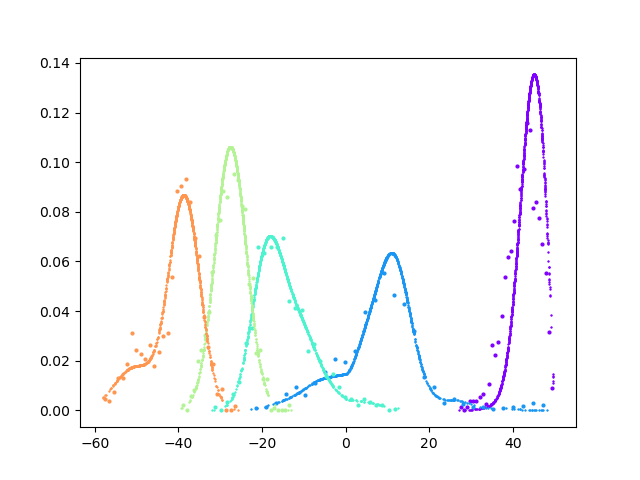

Write the Python code that produced this figure.
from __future__ import print_function
import pandas as pd
import numpy as np
import random
import math
import pickle
from numpy.polynomial.hermite import hermgauss
#import tensorflow as tf
import tensorflow.compat.v1 as tf
tf.disable_v2_behavior()
from femodel_tf_optimizer import femodel_tf_optimizer
import os, sys
import argparse


class femodel(femodel_tf_optimizer):
    """
    Class to optimize analytic binding free energy model with Tensorflow
    """
    kBT = 1.986e-3*300.0
    epsim = tf.constant(1.e-8, dtype=tf.float64)
    
    """    
    Rational soft-core function.

    Special case: when $u_c = 0$, 
    $$
    u_{\rm sc,0}(u)=
    \begin{cases}
    u                                                         & u \le 0 \\
    u_{\rm max} f_{\rm sc}(y)                                 & u  >  0
    \end{cases}
    $$
    with
    $$
    y = \frac{u}{u_{\rm max}}
    $$
    $$
    f_{\rm sc}(y) = \frac{z(y)^{a}-1}{z(y)^{a}+1} \, ,
    $$
    and
    $$
    z(y)=1+2 y/a + 2 (y/a)^2
    $$
    
    Inverse: $u = u_{\rm sc,0}$ for $u \le 0$. For $u > 0$:
    $$
    f_{\rm sc} = u_{\rm sc,0}/{u_{\rm max}}
    $$
    $$
    z = \left( \frac{1 + f_{\rm sc}}{1 - f_{\rm sc}}  \right)^(1/a)
    $$
    y = \frac{a}{2} \left( \sqrt{2 z - 1} -1  \right)
    $$
    $$
    u = u_{\rm max} y
    $$

    The derivative is:
    $$
    \frac{d u_{\rm sc,0}(u) }{du} = \frac{4 z^{a - 1}{(z^a + 1)^2} ( 1 + 2 \frac{y}{a} )
    $$
    for $u > 0$ and $1$ otherwise

    The general case $u_c \ne 0$ is obtained by shifting $u_{\rm sc}(u)$ up by $u_c$ and right by $u_c$:
    $$
    u_{\rm sc}(u) = u_{\rm sc,0}(u - u_c) + u_c
    $$
    For consistency, $u_{\rm max}$ is also shifted up by $u_c$. So the general case $u_c \ne 0$ is obtained
    by the special case $u_c = 0$ by the replacements
    $$
    u \rightarrow u - u_c
    $$
    $$
    u_{\rm max} \rightarrow u_{\rm max} - u_c
    $$

    Inverse for the general case: same as for the special case with the replacements above and:
    $$
    u = ( u_{\rm max} - u_c ) y + u_c
    $$

    Using the chain rule, the derivative for the general case has the same expression as the special case
    with the same replacements.
    

    """
    alphasc = tf.constant(1./16.,dtype=tf.float64)
    umaxsc = tf.constant(50.0/kBT, dtype=tf.float64)
    ubcore = tf.constant(0.0/kBT, dtype=tf.float64)
    def inverse_soft_core_function(self,usc):
        uno = tf.ones([tf.size(usc)], dtype=tf.float64)
        usc_safe1 = tf.where(usc < femodel.ubcore + femodel.epsim,       uno*(femodel.ubcore + femodel.epsim), usc)
        usc_safe2 = tf.where(usc_safe1 > femodel.umaxsc - femodel.epsim, uno*(femodel.umaxsc - femodel.epsim), usc_safe1)
        fsc = (usc_safe2-femodel.ubcore)/(femodel.umaxsc-femodel.ubcore)
        z = tf.math.pow((1.+fsc)/(1.-fsc), 1./femodel.alphasc)
        y = 0.5*femodel.alphasc*(-1.0 + tf.math.sqrt(2.*z - 1.))
        return tf.where(usc <= femodel.ubcore,
                        usc,
                        femodel.ubcore + (femodel.umaxsc - femodel.ubcore)*y)
    
    def der_soft_core_function(self,u):# dusc/du
        y = (u - femodel.ubcore)/(femodel.umaxsc-femodel.ubcore)
        z = 1 + 2.*y/femodel.alphasc + 2.*tf.math.pow(y/femodel.alphasc,2)
        za = tf.math.pow(z,femodel.alphasc)
        return tf.where(u <= femodel.ubcore,
                        tf.ones([tf.size(u)], dtype=tf.float64),
                        (4*(za/z)/tf.math.pow((za+1),2))*(1 + 2.*y/femodel.alphasc))

    def alchemical_potential_x(self, lmbds, xscbind):
        return tf.math.log(1. + tf.math.exp(- (xscbind[:,None]-lmbds['u0'][None,:]) * lmbds['alpha'][None,:])) * ((lmbds['Lambda2'][None,:] - lmbds['Lambda1'][None,:])/(lmbds['alpha'][None,:]+self.eps)) + xscbind[:,None] * lmbds['Lambda2'][None,:] + lmbds['w0'][None,:]
    
    def alchemical_potential(self, lmbds, uscbind):
        # self.eps is there to cover the case lambda1 = lambda2 and alpha = 0 in which case we have a linear alchemical potential
        return ((lmbds['Lambda2'] - lmbds['Lambda1'])/(lmbds['alpha']+self.eps))*tf.math.log(1. + tf.math.exp(-lmbds['alpha']*(uscbind-lmbds['u0']))) + lmbds['Lambda2']*uscbind + lmbds['w0']

if __name__ == '__main__':

    parser = argparse.ArgumentParser()
    parser.add_argument("-o", "--optimize", action="store_true", default=0,
                        help="Optimize parameters. Otherwise plot only.")
    parser.add_argument("-c", "--ncycles", type=int, default=100,
                        help="Number of optimization cycles")
    parser.add_argument("-n", "--nsteps", type=int, default=10,
                        help="Number of optimization steps in each cycle")
    parser.add_argument("-r", "--restart", action="store_true", default=0,
                        help="Restart optimization from the parameters saved in the pickle restart file")
    parser.add_argument("-b", "--basename",
                        help="Basename of the optimization job. Defaults to basename of this script.")
    parser.add_argument("-d", "--datafile", default="repl.cycle.potE.temp.lambda.ebind.lambda1.lambda2.alpha.u0.w0.dat",
                        help="Data file")
    parser.add_argument("-l", "--leg", type=float, default=1.0,
                        help="Value of state ID at which to plot the distributions")
    parser.add_argument("-s", "--stateID", nargs="+", type=int, default=0,
                        help="Values of state ID at which to plot the distributions")
    args = parser.parse_args()
    
    restart = args.restart
    production = args.optimize
    testarea = not production

    if args.basename:
        basename = args.basename
    else:
        basename = os.path.basename(os.path.splitext(sys.argv[0])[0])
        
    datafile = args.datafile
    ncycles = args.ncycles
    nsteps = args.nsteps
    states = args.stateID
    
    leg = args.leg

    print("Leg = ", leg)
    if leg == 1:
        direction = leg
    else:
        direction = -1.0
    print("Direction = ", direction)

    sdm_data_raw = pd.read_csv(datafile, delim_whitespace=True,
                           header=None,names=["cycle", "stateID", "temp", "direct", "Lambda1",
                                              "Lambda2", "alpha", "u0", "w0", "potE", "ebind", "bias"])

    lam_col = []
    for row in sdm_data_raw['stateID']:
        lam = 0.05*row
        if (lam > 0.5):
            lam = lam - 0.05
        lam_col.append(lam)

    sdm_data_raw.insert(2, "Lambda", lam_col)

    #print(sdm_data_raw)

    sdm_data = sdm_data_raw[sdm_data_raw["direct"] == direction]

    #print(sdm_data)

    temperature = 300.0
    kT = 1.986e-3*temperature # [kcal/mol]
    beta = 1./kT

    nmodes = 3

    reference_params = {}
    reference_params['ub'] = [  -15.40*beta, -6.67*beta, -5.17*beta ]
    reference_params['sb'] = [ 3.72*beta,  4.5*beta, 5.2*beta ]
    reference_params['pb'] = [ 9.38e-7, 1.91e-8, 7.91e-12 ]
    reference_params['elj'] = [ 1.1*beta, 1.1*beta, 1.1*beta ]
    reference_params['uce'] = [ 1.1,    1.1, 1.1 ]
    reference_params['nl']  = [   10,    20, 30 ]
    reference_params['wg'] =  [ 1.26e-4, 2.72e-2, 9.73e-1 ]
    
    scale_params = {}
    scale_params['ub'] =  [ 1.*beta, 1.*beta, 1.*beta ]
    scale_params['sb'] =  [ 0.1*beta, 0.1*beta, 0.1*beta ]
    scale_params['pb'] =  [ 1.e-7, 1.e-8, 1.e-12  ]
    scale_params['elj'] = [ 1*beta, 1*beta, 1*beta ]
    scale_params['uce'] = [ 1, 1, 1 ]
    scale_params['nl']  = [ 1, 1, 1 ]
    scale_params['wg'] =  [ 1.e-4, 1.e-2, 1.e-1 ]

    range_params = {}
    range_params['ub'] = [ (-30*beta, 30.0*beta), (-30.0*beta, 30.0*beta), (-30.0*beta, 30.0*beta) ]
    range_params['sb'] = [ (2.0*beta, 8.0*beta), (2.0*beta, 8.0*beta), (2.0*beta, 8.0*beta) ]
    range_params['pb'] = [ (0.0, 1.0), (0.0, 1.0), (0.0, 1.0) ]
    range_params['elj'] = [ (1*beta, 20.0*beta), (1*beta, 20.0*beta), (1*beta, 20.0*beta) ]
    range_params['uce'] = [ (1.0, 10.0), (1.0, 10.0), (1.0, 10.0) ]
    range_params['nl'] = [ (3.0, 60.0), (3.0, 60.0), (3.0, 60.0) ]
    
    learning_rate = 0.05

    discard = 500
    
    xparams = {}
    if restart:
        with open(basename + '.pickle', 'rb') as f:
            best_ubx, best_sbx, best_pbx, best_ex, best_ucx, best_nlx, best_wgx = pickle.load(f)
            xparams['ub'] = best_ubx
            xparams['sb'] = best_sbx
            xparams['pb'] = best_pbx
            xparams['elj']   = best_ex
            xparams['uce']  = best_ucx
            xparams['nl']  = best_nlx
            xparams['wg'] = best_wgx
    else:
        xparams['ub']  = [0. for i in range(nmodes) ]
        xparams['sb']  = [0. for i in range(nmodes) ]
        xparams['pb']  = [0. for i in range(nmodes) ]
        xparams['elj']   = [0. for i in range(nmodes) ]
        xparams['uce']  = [0. for i in range(nmodes) ]
        xparams['nl']  = [0. for i in range(nmodes) ]
        xparams['wg']  = [0. for i in range(nmodes) ]

    fe_optimizer = femodel(sdm_data, reference_params, temperature, range_params=range_params,
                  xparams=xparams, scale_params=scale_params, discard=discard, learning_rate=learning_rate)
                                        
    variables = [ fe_optimizer.ubx_t, fe_optimizer.sbx_t , fe_optimizer.ex_t, fe_optimizer.ucx_t, fe_optimizer.nlx_t, fe_optimizer.wgx_t, fe_optimizer.pbx_t ]
    
    #----- test area ----------------

    tf.logging.set_verbosity(tf.logging.ERROR)
    
    if testarea:
        with tf.Session() as sess:
            sess.run(fe_optimizer.init)
            ll = sess.run(fe_optimizer.cost)
            uv = sess.run(fe_optimizer.u)
            uscv = sess.run(fe_optimizer.usc)
            p0v = sess.run(tf.squeeze(fe_optimizer.p0))
            p0scv = sess.run(tf.squeeze(fe_optimizer.p0sc))
            pklv = sess.run(tf.squeeze(fe_optimizer.pkl))
            xscv = sess.run(fe_optimizer.xsc)
            p0scxv = sess.run(tf.squeeze(fe_optimizer.p0scx))
            sts = sess.run(fe_optimizer.lambdas['stateID'])
            upscv = sess.run(fe_optimizer.upsc)
            klv = sess.run(tf.squeeze(fe_optimizer.kl))


            best_ubx = sess.run(fe_optimizer.ubx_t)
            best_sbx = sess.run(fe_optimizer.sbx_t)
            best_pbx = sess.run(fe_optimizer.pbx_t)
            best_ex  = sess.run(fe_optimizer.ex_t)
            best_ucx = sess.run(fe_optimizer.ucx_t)
            best_nlx = sess.run(fe_optimizer.nlx_t)
            best_wgx = sess.run(fe_optimizer.wgx_t)
                        
            best_ub = sess.run(fe_optimizer.ub_t)
            best_sb = sess.run(fe_optimizer.sb_t)
            best_pb = sess.run(fe_optimizer.pb_t)
            best_elj  = sess.run(fe_optimizer.elj_t)
            best_uce = sess.run(fe_optimizer.uce_t)
            best_nl = sess.run(fe_optimizer.nl_t)
            best_wg = sess.run(fe_optimizer.wg_t)
            
            print("Optimized Cost =", ll)
            print("Parameters:")
            print("wg = ", best_wg/np.sum(best_wg))
            results = fe_optimizer.applyunits(best_ub, best_sb, best_pb, best_elj, best_uce, best_nl)
            params = ["ub", "sb", "pb", "elj", "uce", "nl"]
            for mode, item in enumerate(results):
                string = ""
                for value in item:
                    string = string + str(value) + " "
                print(params[mode] + " = [" + string + "]")
            print("-------------------------------------------------------------------------")


        # plot
        import matplotlib
        import matplotlib.pyplot as plt
        fig, ax = plt.subplots()
        color = iter(plt.cm.rainbow(np.linspace(0, 1, len(states) + 1)))
        for state in states:
            mask = abs(sts - state) < 1.e-6
            hist, bin_edges = np.histogram(uscv[mask]*kT, bins=30, density=True)
            nh = len(hist)
            dx = bin_edges[1] - bin_edges[0]
            xp = bin_edges[0:nh] + 0.5*dx
            c = next(color)
            ax.plot(xp, hist, 'o', markersize = 2, c=c)
            ax.plot(uscv[mask]*kT, pklv[mask]/kT, '+', markersize = 1, c=c)
            #ax.set_xlim([-40*kT,200*kT])
        #plt.show()
        plt.savefig(basename + ".png")



    #------- training area ----------------------

    if production:
        with tf.Session() as sess:
    
            sess.run(fe_optimizer.init)
            fe_optimizer.opt = fe_optimizer.optimizer.minimize(fe_optimizer.cost, var_list = variables)
            sess.graph.finalize()
            ll = sess.run(fe_optimizer.cost)

            best_loss = ll
            best_ubx = sess.run(fe_optimizer.ubx_t)
            best_sbx = sess.run(fe_optimizer.sbx_t)
            best_pbx = sess.run(fe_optimizer.pbx_t)
            best_ex  = sess.run(fe_optimizer.ex_t)
            best_ucx = sess.run(fe_optimizer.ucx_t)
            best_nlx = sess.run(fe_optimizer.nlx_t)
            best_wgx = sess.run(fe_optimizer.wgx_t)
            
            best_ub = sess.run(fe_optimizer.ub_t)
            best_sb = sess.run(fe_optimizer.sb_t)
            best_pb = sess.run(fe_optimizer.pb_t)
            best_elj  = sess.run(fe_optimizer.elj_t)
            best_uce = sess.run(fe_optimizer.uce_t)
            best_nl = sess.run(fe_optimizer.nl_t)
            best_wg = sess.run(fe_optimizer.wg_t)
            
            gubx = sess.run(fe_optimizer.gubx_t)
            gsbx = sess.run(fe_optimizer.gsbx_t)
            gpbx = sess.run(fe_optimizer.gpbx_t)
            gex = sess.run(fe_optimizer.gex_t)
            gucx = sess.run(fe_optimizer.gucx_t)
            gnlx = sess.run(fe_optimizer.gnlx_t)
            gwgx = sess.run(fe_optimizer.gwgx_t)
            print("Gradients:")
            print(gubx,gsbx,gpbx,gex,gucx,gnlx,gwgx)
            
            print("Start Cost =", ll)
            print("Parameters:")
            print("wg = ", best_wg)

            results = fe_optimizer.applyunits(best_ub, best_sb, best_pb, best_elj, best_uce, best_nl)
            params = ["ub", "sb", "pb", "elj", "uce", "nl"]
            for mode, item in enumerate(results):
                string = ""
                for value in item:
                    string = string + str(value) + " "
                print(params[mode] + " = [" + string + "]")

            print("---------------------------------------")
        
            for step in range(ncycles):
                for i in range(nsteps):
                    #sess.run(fe_optimizer.train) #all variables optimized
                    sess.run(fe_optimizer.opt) #only selected variables are optimized
                gubx = sess.run(fe_optimizer.gubx_t)
                gsbx = sess.run(fe_optimizer.gsbx_t)
                gpbx = sess.run(fe_optimizer.gpbx_t)
                gex = sess.run(fe_optimizer.gex_t)
                gucx = sess.run(fe_optimizer.gucx_t)
                gnlx = sess.run(fe_optimizer.gnlx_t)
                gwgx = sess.run(fe_optimizer.gwgx_t)
                notok = ( np.any(np.isnan(gubx)) or
                          np.any(np.isnan(gsbx)) or
                          np.any(np.isnan(gpbx)) or
                          np.any(np.isnan(gex))  or
                          np.any(np.isnan(gucx)) or
                          np.any(np.isnan(gnlx)) or
                          np.any(np.isnan(gwgx)) )
                

                print("Gradients:")
                print(gubx,gsbx,gpbx,gex,gucx,gnlx,gwgx)
                if notok:
                    print("Gradient error")
                    break
                ll = sess.run(fe_optimizer.cost)

                l_ubx = sess.run(fe_optimizer.ubx_t)
                l_sbx = sess.run(fe_optimizer.sbx_t)
                l_pbx = sess.run(fe_optimizer.pbx_t)
                l_ex  = sess.run(fe_optimizer.ex_t)
                l_ucx = sess.run(fe_optimizer.ucx_t)
                l_nlx = sess.run(fe_optimizer.nlx_t)
                l_wgx = sess.run(fe_optimizer.wgx_t)
            
                l_ub = sess.run(fe_optimizer.ub_t)
                l_sb = sess.run(fe_optimizer.sb_t)
                l_pb = sess.run(fe_optimizer.pb_t)
                l_elj = sess.run(fe_optimizer.elj_t)
                l_uce = sess.run(fe_optimizer.uce_t)
                l_nl = sess.run(fe_optimizer.nl_t)
                l_wg = sess.run(fe_optimizer.wg_t)
                
                if( ll < best_loss ):
                    best_loss = ll
                
                    best_ubx = l_ubx 
                    best_sbx = l_sbx
                    best_pbx = l_pbx
                    best_ex  = l_ex 
                    best_ucx = l_ucx
                    best_nlx = l_nlx 
                    best_wgx = l_wgx

                    best_ub  = l_ub  
                    best_sb  = l_sb 
                    best_pb  = l_pb 
                    best_elj = l_elj
                    best_uce = l_uce
                    best_nl  = l_nl   
                    best_wg  = l_wg
    

                print(step, "Cost =", ll)
                print("Parameters:")
                print("wg = ", l_wg)
                results = fe_optimizer.applyunits(l_ub, l_sb, l_pb, l_elj, l_uce, l_nl)
                params = ["ub", "sb", "pb", "elj", "uce", "nl"]
                for mode, item in enumerate(results):
                    string = ""
                    for value in item:
                        string = string + str(value) + " "
                    print(params[mode] + " = [" + string + "]") 

                print("----------------------------------------------------")

                with open(basename + '.pickle', 'wb') as f:
                    pickle.dump([best_ubx, best_sbx, best_pbx, best_ex, best_ucx, best_nlx, best_wgx],f)


                
            print("----------- End of Optimization -----------", basename);
            print("Optimized Cost =", best_loss)
            print("wg = ", best_wg/np.sum(best_wg))
            results = fe_optimizer.applyunits(best_ub, best_sb, best_pb, best_elj, best_uce, best_nl)
            params = ["ub", "sb", "pb", "elj", "uce", "nl"]
            for mode, item in enumerate(results):
                string = ""
                for value in item:
                    string = string + str(value) + " "
                print(params[mode] + " = [" + string + "]")
